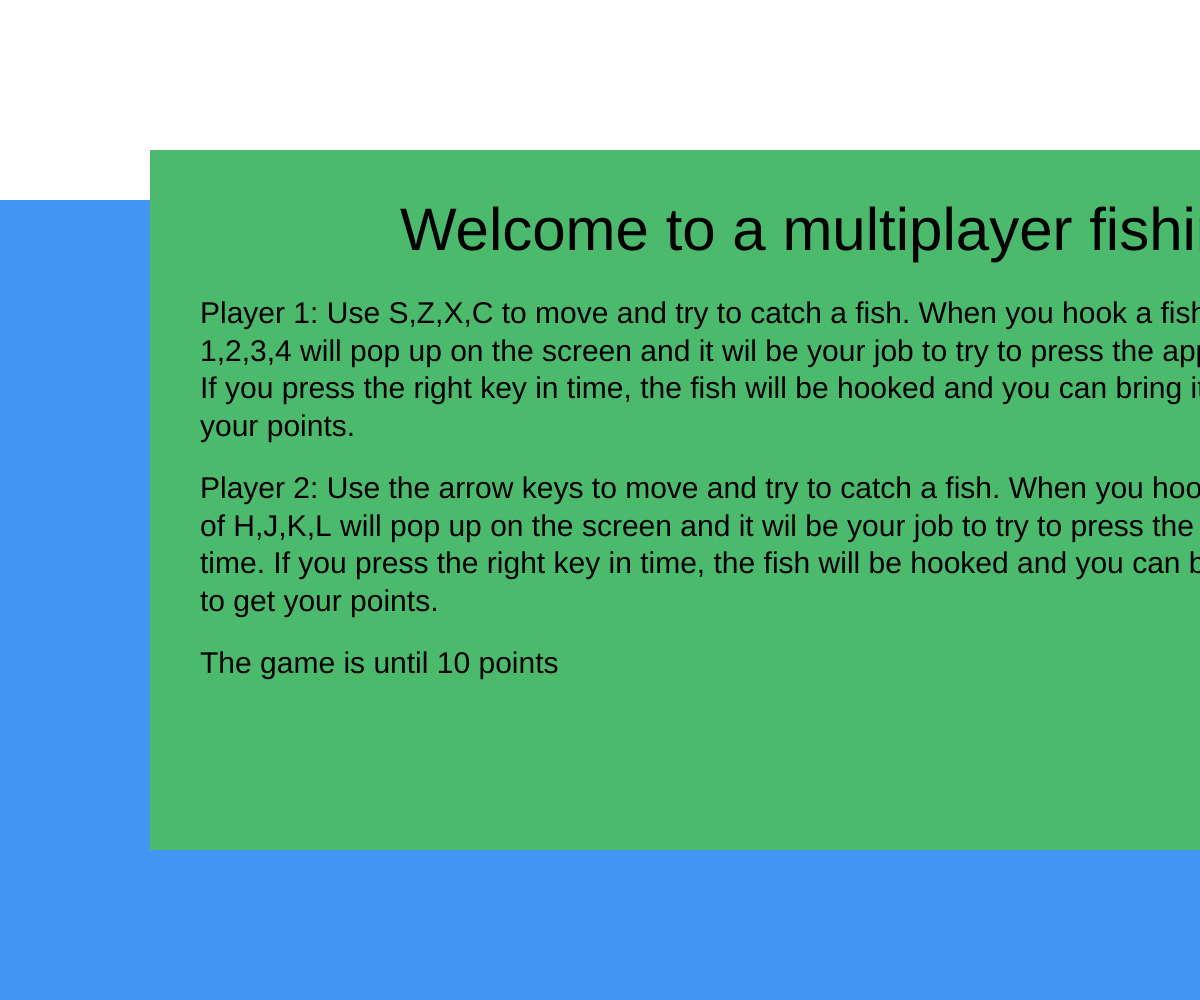
Frame 1 (no input)
Frame 60 (no input): identical to frame 1, image omitted
Frame 120 (the mouse pressed at the canvas centre since frame 60): identical to frame 1, image omitted

The p5.js sketch that drew this single still picture (run headless with seeded random() and noise() and a simulated clock; from frame 60 on, the mouse is pressed at the canvas centre):

// p5.js sketch
// ── sketch.js
/*
Title: Multiplayer Fishing Game
Imagined, Designed, and Programmed by: Ari Dev Rangarajan
Date: January 17, 2019
Description: This is a game where two players compete to catch fish as fast as possible at the same time.
Each player must press a random key that will appear out of 4 possibilities once they hook their fish within a certain amount of time
to catch it and bring it to the surface to get their points. First to 10 wins!

This program does not include external sources of ideas and inspiration

Code from external sources:
Even listener code from line 350 to the end of the code written to stop the screen from scrolling when the arrow keys are pressed was received from Ryan Collier.

*/




//Declare all variables. Create two arrays, one for the catch keys for player one, and one for the catch keys for player two.
let fish= [];
let rightLetters = ["H","J","K","L"];
let leftNumbers = ["1","2","3","4"];
let right;
let left;
let rightPoints=0;
let leftPoints=0;
let gameStart=false
let timeLimit=Infinity;
let scoreLimit=10;
let gameEnd=false




function setup() {
  	createCanvas(windowWidth, windowHeight);
    right = new Hook(1000,windowHeight/2,false);
    left = new Hook(500,windowHeight/2,false);
}
//Make three if statements so that the game ends when the time limit or score limit is reached (both are set above)
function draw(){
	background(66, 149, 244);
  fill(255);
  noStroke();
  rect(0,0,windowWidth,200);
  if(timeLimit<=frameCount/frameRate){
    gameEnd=true;
  }
  if(rightPoints>=scoreLimit){
    gameEnd=true;
  }
  if(leftPoints>=scoreLimit){
    gameEnd=true;
  }
//If the game hasn't started or ended yet, this situation displays the instructions. These are the first things that appear when the game is opened
  if(gameStart==false&&gameEnd==false){
    fill(76, 186, 109);
    rect(150,150,1500,700);
    textSize(60);
    fill(0);
    text("Welcome to a multiplayer fishing game!",400,250);
    textSize(30);
    text("Player 1: Use S,Z,X,C to move and try to catch a fish. When you hook a fish,a random key of 1,2,3,4 will pop up on the screen and it wil be your job to try to press the appropriate key in time. If you press the right key in time, the fish will be hooked and you can bring it to the surface to get your points.", 200,300,1300,900);
    text("Player 2: Use the arrow keys to move and try to catch a fish. When you hook a fish,a random key of H,J,K,L will pop up on the screen and it wil be your job to try to press the appropriate key in time. If you press the right key in time, the fish will be hooked and you can bring it to the surface to get your points.", 200,475,1300,900);
    text("The game is until 10 points", 200,650,1300,900);
    fill(255,255,255,0);
    stroke(0)
    rect(1400,790,80,50);
    noStroke();
    fill(0);
    text("Play", 1410,825);
  }else if(gameEnd==false){
//Draw all of the fish and the hooks, create a new fish if it has been 100 frames, and display all of the points for each player
  right.drawHook();
  right.moveRightHook();
  left.drawHook();
  left.moveLeftHook();

  for (let i = 0; i < fish.length; i++) {
	 	fish[i].drawFish();
      fish[i].moveFish();
       fish[i].catchFish();
        fish[i].reelFish();
	  }
  if(frameCount%100==0){
    let  b = new Fish(0,random(400,windowHeight),random(4,10),false,false,false,false);
    fish.push(b);
    console.log(fish);
  }
  textSize(30);
  text("Player 2 Points: "+rightPoints,1500,100);
  text("Player 1 Points: "+leftPoints,100,100);
  }else{
//If the game has Ended (because the time or score limit if statments above have become true) the computer decides who has won, or whether it is a tie.
//It then displays this information on the screen.
  if(leftPoints>rightPoints){
    fill(76, 186, 109);
    rect(150,150,1500,700);
    textSize(200);
    fill(0);
    text("Player 1 Wins!",300,425);
  }else if (rightPoints>leftPoints) {
    fill(76, 186, 109);
    rect(150,150,1500,700);
    textSize(200);
    fill(0);
    text("Player 2 Wins!",300,425);
  }else {
    fill(76, 186, 109);
    rect(150,150,1500,700);
    textSize(200);
    fill(0);
    text("It's a Tie",300,425);
  }
  }
}

//Create a class Fish and give it a location, a speed, and boolean true/false variables that tell if it has been hooked or caught by either hook.
//This prevents players from stealing fish from each other and allows the fish to be later brought up towards the surface. The variables this.originalSpeed
//this.random letter, this. randomNumber and this.start timer are all variables that will be explained when they are used later on.
class Fish{
  constructor(x,y,speed,rHooked,lHooked,rCaught,lCaught){
    this.y=y;
      this.x=x;
        this.speed=speed;
          this.rHooked=rHooked;
            this.lHooked=lHooked;
              this.rCaught=rCaught;
                this.lCaught=lCaught;
                  this.originalSpeed=speed;
                    this.randomLetter;
                      this.randomNumber;
                        this.startTimer=0;
  }
  drawFish(){
    noStroke();
    fill(	250,128,114);
    ellipse(this.x-75,this.y,150,50);
    triangle(this.x-125,this.y,this.x-175,this.y-25,this.x-175,this.y+25);
    triangle(this.x-70,this.y-20,this.x-100,this.y-40,this.x-130,this.y-10);
    triangle(this.x-110,this.y+20,this.x-130,this.y+40,this.x-150,this.y+5);
    fill(255);
    ellipse(this.x-20,this.y,20,20)
    fill(0);
    ellipse(this.x-20,this.y,10,10);
  }
  moveFish(){
    this.x=this.x+this.speed
  }
//If the hook fits inside a boundary set by the fish's location, it is now hooked. The if statement also checks to see if there is another fish on that hook, because only one can be on at a time.
// If this is the first time this loop has run through this fish in this hooking scenario the timer starts, which means that the person only
// has a certain amount of frames before the fish moves on. This is why originalSpeed is neccesary, so that the fish can move
//on at the same pace. The reason theat there needed to be an or in the statement that allows it to be true if the fish is hooked is that otherwise, the computer
//would not allow the fish to be on the hook because it would think that there already is a fish on it. After that, the code makes a random number/letter pop up
//out of the arrays set at the top and if it is pressed in time, the fish is deemed caught. Otherwise, it moves on. There are two if statements because I had to account for both
//the right and left hook.
  catchFish(){
    stroke(0);
    if (this.x<=right.x+25&&this.x>=right.x&&this.y<=right.y+125&&this.y>=right.y+75&&right.on==false&&this.startTimer<=frameCount-100||this.rHooked==true){
      if (this.rHooked==false){
        this.startTimer=frameCount;
        this.randomLetter=random(rightLetters);
      }
      this.rHooked=true;
      right.on=true;
      this.speed=0;
      textSize(30);
      fill(255);
      rect(this.x+30,this.y-25,50,50);
      text(this.randomLetter,this.x+55,this.y)
      console.log(letterToKeyCode(this.randomLetter))
      if(frameCount-this.startTimer<=50){
        if (keyIsDown(letterToKeyCode(this.randomLetter))){
        this.rCaught=true;
        this.rHooked=false;
      }
      }else{
      this.rHooked=false;
      right.on=false;
      this.speed=this.originalSpeed;
      }
    }
    if (this.x<=left.x+25&&this.x>=left.x&&this.y<=left.y+125&&this.y>=left.y+75&&left.on==false&&this.startTimer<=frameCount-100||this.lHooked==true){
      if (this.lHooked==false){
        this.startTimer=frameCount;
        this.randomNumber=random(leftNumbers);
      }
      this.lHooked=true;
      left.on=true;
      this.speed=0;
      textSize(30);
      fill(0);
      rect(this.x+30,this.y-25,50,50);
      text(this.randomNumber,this.x+55,this.y)
      console.log(letterToKeyCode(this.randomNumber))
      if(frameCount-this.startTimer<=50){
        if (keyIsDown(letterToKeyCode(this.randomNumber))){
        this.lCaught=true;
        this.lHooked=false;
      }
      }else{
      this.lHooked=false;
      left.on=false;
      this.speed=this.originalSpeed;
      }
    }
  }
  //Finally, reelFish makes the fish follow the hook towards the surface. Once it reaches the surface, it moves it out of the screen and gives the
  //corresponding side a point.
  reelFish(){
    if(this.rCaught==true){
      this.x=right.x;
      this.y=right.y+100;
    }
    if(this.lCaught==true){
      this.x=left.x;
      this.y=left.y+100;
    }
    if(this.rCaught==true&&right.y<=110){
      this.x=3000;
      this.rCaught=false;
      rightPoints=rightPoints+1;
      right.on=false;
    }
    if(this.lCaught==true&&left.y<=110){
      this.x=3000;
      this.lCaught=false;
      leftPoints=leftPoints+1;
      left.on=false;
    }
  }
}

//Create a class hook with a location and a boolean that says whether it has a fish on it or not.
class Hook {

	constructor(x,y,on){
    		this.y = y;
          this.x = x;
           this.on = on;
	}

	drawHook(){
    stroke("black");
    strokeWeight(1);
    noFill();
    stroke(0);
    line(this.x,100,this.x,this.y);
    line(this.x,this.y,this.x,this.y+50);
    noFill();
    arc(this.x,this.y+75,50,50,-HALF_PI,HALF_PI);

  }
//create two ways to move, one with the right hook and the arrow keys, and the other with SZXC. Each movement if statement has built in barriers to prevent
//the fish from moving out of the screen.
	moveRightHook(){
    if (keyIsDown(UP_ARROW)) {
      if(this.y<=100){
        this.y==100;
      }else{
        this.y = this.y-4;
      }
    }

    if (keyIsDown(DOWN_ARROW)) {
        if(this.y+100>=windowHeight){
          this.y+100==windowHeight;
        }else{
          this.y = this.y+4;
        }
    }
    if (keyIsDown(LEFT_ARROW)) {
       if(this.x<=25){
         this.x=25;
       }else{
         this.x = this.x-4;
       }
     }

    if (keyIsDown(RIGHT_ARROW)) {
      if(this.x>=windowWidth-75){
        this.x=windowWidth-75;
      }else{
        this.x = this.x+4;
      }
  }
}

  moveLeftHook(){
    if (keyIsDown(83)) {
      if(this.y<=100){
        this.y==100;
      }else{
        this.y = this.y-4;
      }
    }

    if (keyIsDown(88)) {
        if(this.y+100>=windowHeight){
          this.y+100==windowHeight;
        }else{
          this.y = this.y+4;
        }
    }
    if (keyIsDown(90)) {
       if(this.x<=25){
         this.x=25;
       }else{
         this.x = this.x-4;
       }
     }

    if (keyIsDown(67)) {
      if(this.x>=windowWidth-75){
        this.x=windowWidth-75;
      }else{
        this.x = this.x+4;
      }
  }
}
}
//Create a function that turns letters and numbers from the arrays at the top into key codes that the computer can understand and check to see if
//they have been pressed or not.
function letterToKeyCode(letter){
  if (letter=="H"){
    return 72;
  }else if (letter=="J") {
    return 74;
  }else if (letter=="K") {
    return 75;
  }else if (letter=="L") {
    return 76;
  }else if (letter=="1"){
    return 49;
  }else if (letter=="2") {
    return 50;
  }else if(letter =="3") {
    return 51;
  }else if (letter=="4") {
    return 52;
  }
  }
  //create the button for the start screen that starts the game.
function mouseClicked(){
  if(gameStart==false&&mouseX>=1400&&mouseX<=1480&&mouseY>=790&&mouseY<=840){
    gameStart=true
    }
  }
//a little piece of code that stops the screen from scrolling when the arrow keys are used because they are neccesary for the game.
window.addEventListener("keydown", function(e) {

    if([32, 37, 38, 39, 40].indexOf(e.keyCode) > -1) {
        e.preventDefault();
    }
}, false);
